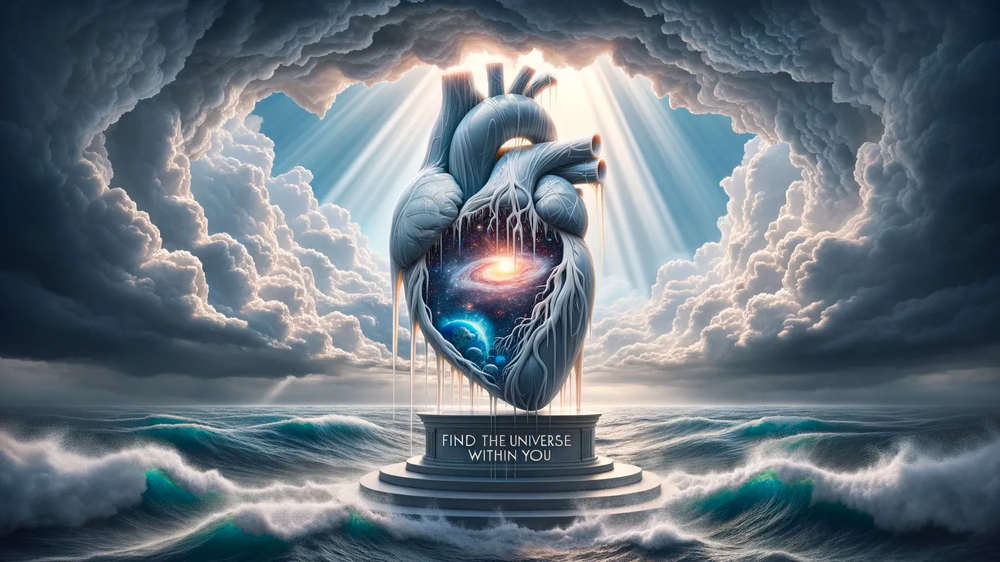
#> input picture img.png, 1000 x 562 px, shrunk from 1792 x 1008 before the run
$ python codigo.py
#> lines starting #> are read from the running program, lines starting #| are printed output that depends on the picture
import cv2

entrada = cv2.imread('img.png',0)
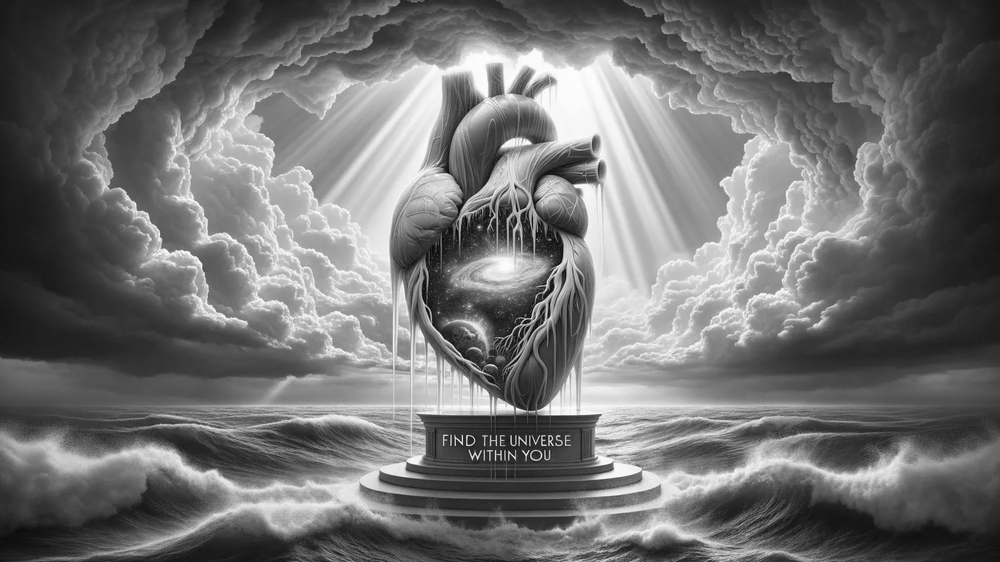
#> entrada: shape (562, 1000); min 1, max 255, mean 112.4

print(type(entrada))
#| <class 'numpy.ndarray'>
print(entrada)
#> (printed output is left out)

cv2.imshow('img', entrada)
cv2.waitKey(0)
cv2.destroyAllWindows()

cv2.imwrite('salida.png', entrada)
